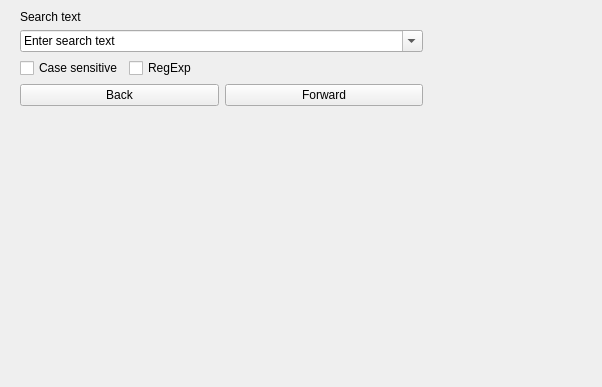
<?xml version="1.0" encoding="UTF-8"?>
<ui version="4.0">
 <class>UI_SearchForm</class>
 <widget class="QWidget" name="UI_SearchForm">
  <property name="geometry">
   <rect>
    <x>0</x>
    <y>0</y>
    <width>602</width>
    <height>387</height>
   </rect>
  </property>
  <property name="windowTitle">
   <string>Form</string>
  </property>
  <widget class="QWidget" name="verticalLayoutWidget">
   <property name="geometry">
    <rect>
     <x>20</x>
     <y>10</y>
     <width>403</width>
     <height>281</height>
    </rect>
   </property>
   <layout class="QVBoxLayout" name="verticalLayout">
    <item>
     <widget class="QLabel" name="label">
      <property name="text">
       <string>Search text</string>
      </property>
     </widget>
    </item>
    <item>
     <widget class="QComboBox" name="comboBox">
      <property name="toolTip">
       <string extracomment="Search history"/>
      </property>
      <property name="inputMethodHints">
       <set>Qt::ImhNoAutoUppercase|Qt::ImhNoPredictiveText</set>
      </property>
      <property name="editable">
       <bool>true</bool>
      </property>
      <property name="currentText">
       <string>Enter search text</string>
      </property>
      <property name="insertPolicy">
       <enum>QComboBox::InsertAtTop</enum>
      </property>
      <property name="sizeAdjustPolicy">
       <enum>QComboBox::AdjustToContents</enum>
      </property>
     </widget>
    </item>
    <item>
     <layout class="QHBoxLayout" name="horizontalLayout_options">
      <item>
       <widget class="QCheckBox" name="case_option">
        <property name="text">
         <string>Case sensitive</string>
        </property>
       </widget>
      </item>
      <item>
       <widget class="QCheckBox" name="regext_option">
        <property name="text">
         <string>RegExp</string>
        </property>
       </widget>
      </item>
      <item>
       <spacer name="horizontalSpacer">
        <property name="orientation">
         <enum>Qt::Horizontal</enum>
        </property>
        <property name="sizeHint" stdset="0">
         <size>
          <width>40</width>
          <height>20</height>
         </size>
        </property>
       </spacer>
      </item>
     </layout>
    </item>
    <item>
     <layout class="QHBoxLayout" name="horizontalLayout_Buttons">
      <item>
       <widget class="QPushButton" name="pushButton_Back">
        <property name="text">
         <string>Back</string>
        </property>
       </widget>
      </item>
      <item>
       <widget class="QPushButton" name="pushButton_Forward">
        <property name="text">
         <string>Forward</string>
        </property>
       </widget>
      </item>
     </layout>
    </item>
    <item>
     <spacer name="verticalSpacer">
      <property name="orientation">
       <enum>Qt::Vertical</enum>
      </property>
      <property name="sizeHint" stdset="0">
       <size>
        <width>20</width>
        <height>40</height>
       </size>
      </property>
     </spacer>
    </item>
   </layout>
  </widget>
 </widget>
 <resources/>
 <connections/>
</ui>
